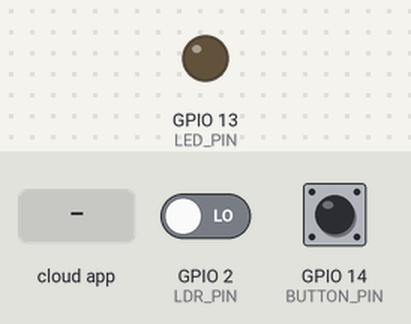
Simulated run of this sketch. Board: ESP32. On the bench: output pins drawn as LEDs (lit = HIGH). Inputs (shaded band) come from the test bench; at power-on: GPIO 14 (BUTTON_PIN) HIGH, GPIO 2 (LDR_PIN) LOW. WiFi joins after 1.5 s; servers stay silent unless stated; no MQTT or app messages arrive unless stated; what the sketch prints to the serial monitor is not drawn.

Above: at 2.7 s.
2.8 s: GPIO 14 (BUTTON_PIN) pulled LOW for 0.15 s
At 3.4 s:
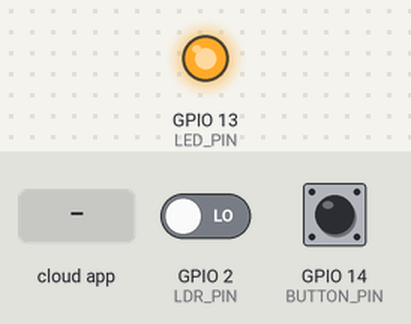
4.4 s: the phone or cloud app sets led-control to ON
5.9 s: the phone or cloud app sets ldr-control to ON
7.4 s: GPIO 2 (LDR_PIN) driven HIGH
10.4 s: GPIO 14 (BUTTON_PIN) pulled LOW for 1 s
At 11.8 s:
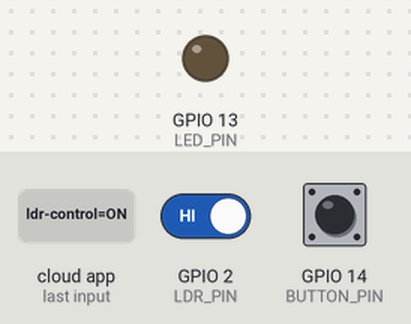
12.9 s: GPIO 14 (BUTTON_PIN) pulled LOW for 3.2 s
At 14.0 s:
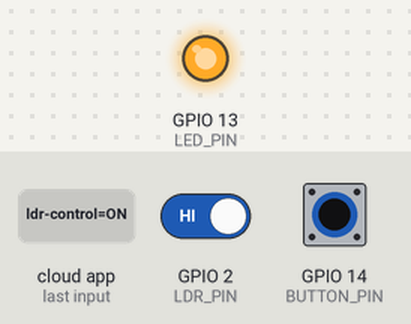
Timing chart, 0 to 22.4 s (numbered marks = the images above; inputs shaded):
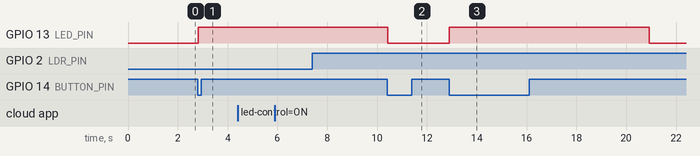

Measured:
- after the input at 2.8 s, GPIO 13 (LED_PIN): LOW → HIGH at once
- after the input at 4.4 s, every drawn part: stays the same
- after the input at 5.9 s, every drawn part: stays the same
- after the input at 7.4 s, every drawn part: stays the same
- after the input at 10.4 s, GPIO 13 (LED_PIN): HIGH → LOW after 0.03 s instead of 0.45 s
- after the input at 12.9 s, GPIO 13 (LED_PIN): LOW → HIGH at once, → LOW 8.0 s later

The sketch:

smart_home_automation.ino
```cpp
#include <WiFi.h>
#include "Adafruit_MQTT.h"
#include "Adafruit_MQTT_Client.h"

// ---------- WiFi ----------
#define WIFI_SSID    "YOUR_WIFI_SSID"
#define WIFI_PASS    "YOUR_WIFI_PASSWORD"

// ---------- Adafruit IO ----------
#define AIO_SERVER      "io.adafruit.com"
#define AIO_SERVERPORT  1883
#define IO_USERNAME  "YOUR_ADAFRUIT_IO_USERNAME"
#define IO_KEY       "YOUR_ADAFRUIT_IO_KEY"

// Create WiFi + MQTT client
WiFiClient client;
Adafruit_MQTT_Client mqtt(&client, AIO_SERVER, AIO_SERVERPORT, IO_USERNAME, IO_KEY);

// Feeds
Adafruit_MQTT_Subscribe ledControl = Adafruit_MQTT_Subscribe(&mqtt, IO_USERNAME "/feeds/led-control");
Adafruit_MQTT_Publish   ldrStatus  = Adafruit_MQTT_Publish(&mqtt, IO_USERNAME "/feeds/ldr-status");
Adafruit_MQTT_Subscribe ldrControl = Adafruit_MQTT_Subscribe(&mqtt, IO_USERNAME "/feeds/ldr-control");

// Publisher for syncing the dashboard toggle
Adafruit_MQTT_Publish ledControlPub = Adafruit_MQTT_Publish(&mqtt, IO_USERNAME "/feeds/led-control");

// ---------- Pins ----------
#define LED_PIN     13
#define BUTTON_PIN  14
#define LDR_PIN     2

// ---------- Behaviour control ----------
#define HOLD_OFF_MS             8000
#define AIO_MIN_INTERVAL_MS     1000   // <<< FIX: minimum 1 second between publishes
#define LDR_MIN_ACTION_GAP_MS   2000
#define CLOUD_ECHO_SUPPRESS_MS  1200

// ---------- State ----------
bool ledState = false;
bool buttonLast = HIGH;
bool ldrEnabled = false;
unsigned long holdOffUntil = 0;
int lastLdrSent = -1;

unsigned long lastLedControlAt  = 0;
unsigned long lastLdrStatusAt   = 0;
unsigned long lastAutoActionAt  = 0;

bool lastCloudState = false;
unsigned long lastCloudAt = 0;

// Change origin
enum ChangeOrigin { ORIGIN_CLOUD, ORIGIN_BUTTON, ORIGIN_LDR };

// ---------- Helpers ----------
void publishLED(ChangeOrigin origin) {
  unsigned long now = millis();

  // Publish to Adafruit IO only if >1s since last publish
  if (now - lastLedControlAt >= AIO_MIN_INTERVAL_MS) {
    if (ledControlPub.publish(ledState ? "ON" : "OFF")) {
      Serial.print("LED control sync published: ");
      Serial.println(ledState ? "ON" : "OFF");
    }
    lastLedControlAt = now;
  } else {
    Serial.println("⚠️ Skipped publish (rate limit 1s)");
  }
}

void setLED(bool state, ChangeOrigin origin) {
  if (state == ledState) return;

  ledState = state;
  digitalWrite(LED_PIN, ledState ? HIGH : LOW);

  Serial.print("LED set to: ");
  Serial.print(ledState ? "ON" : "OFF");
  if (origin == ORIGIN_BUTTON) Serial.println(" (button)");
  else if (origin == ORIGIN_CLOUD) Serial.println(" (cloud)");
  else Serial.println(" (auto-LDR)");

  publishLED(origin);

  if (origin == ORIGIN_BUTTON || origin == ORIGIN_CLOUD) {
    holdOffUntil = millis() + HOLD_OFF_MS;
  }
}

void MQTT_connect() {
  int8_t ret;
  if (mqtt.connected()) return;

  Serial.print("Connecting to MQTT...");
  while ((ret = mqtt.connect()) != 0) {
    Serial.println(mqtt.connectErrorString(ret));
    mqtt.disconnect();
    delay(5000);
  }
  Serial.println("Connected to MQTT!");
}

void setup() {
  pinMode(LED_PIN, OUTPUT);
  pinMode(BUTTON_PIN, INPUT_PULLUP);
  pinMode(LDR_PIN, INPUT);

  Serial.begin(115200);
  delay(50);

  WiFi.begin(WIFI_SSID, WIFI_PASS);
  while (WiFi.status() != WL_CONNECTED) {
    delay(500);
    Serial.print(".");
  }
  Serial.println("\nWiFi Connected!");
  Serial.print("IP Address: ");
  Serial.println(WiFi.localIP());

  mqtt.subscribe(&ledControl);
  mqtt.subscribe(&ldrControl);

  publishLED(ORIGIN_BUTTON);
}

void loop() {
  MQTT_connect();

  Adafruit_MQTT_Subscribe *sub;
  while ((sub = mqtt.readSubscription(10))) {
    if (sub == &ledControl) {
      String cmd = (char *)ledControl.lastread;
      bool desired = (cmd == "ON");
      Serial.print("📩 Cloud says: ");
      Serial.println(cmd);

      unsigned long now = millis();
      if (desired == lastCloudState && (now - lastCloudAt < CLOUD_ECHO_SUPPRESS_MS)) {
        Serial.println("⏩ Ignored duplicate cloud echo");
        continue;
      }
      lastCloudState = desired;
      lastCloudAt = now;

      setLED(desired, ORIGIN_CLOUD);
    }

    if (sub == &ldrControl) {
      String cmd = (char *)ldrControl.lastread;
      ldrEnabled = (cmd == "ON");
      Serial.print("📩 LDR Control set to: ");
      Serial.println(ldrEnabled ? "ENABLED" : "DISABLED");
    }
  }

  // Button
  bool buttonNow = digitalRead(BUTTON_PIN);
  if (buttonNow == LOW && buttonLast == HIGH) {
    Serial.println("🔘 Button pressed -> Toggle LED");
    setLED(!ledState, ORIGIN_BUTTON);
  }
  buttonLast = buttonNow;

  // LDR
  if (ldrEnabled) {
    unsigned long now = millis();
    int isDark = (digitalRead(LDR_PIN) == LOW) ? 1 : 0;

    if (isDark != lastLdrSent) {
      if (now - lastLdrStatusAt >= AIO_MIN_INTERVAL_MS) {
        lastLdrSent = isDark;
        if (ldrStatus.publish(isDark ? "1" : "0")) {
          Serial.print("☀️ LDR published: ");
          Serial.println(isDark ? "DARK (1)" : "BRIGHT (0)");
        }
        lastLdrStatusAt = now;
      }
    }

    if (now >= holdOffUntil && (now - lastAutoActionAt >= LDR_MIN_ACTION_GAP_MS)) {
      if (isDark && !ledState) {
        Serial.println("🌙 Auto-LDR: Dark detected -> Turn LED ON");
        setLED(true, ORIGIN_LDR);
        lastAutoActionAt = now;
      } else if (!isDark && ledState) {
        Serial.println("☀️ Auto-LDR: Bright detected -> Turn LED OFF");
        setLED(false, ORIGIN_LDR);
        lastAutoActionAt = now;
      }
    }
  }

  delay(50);
}
```
